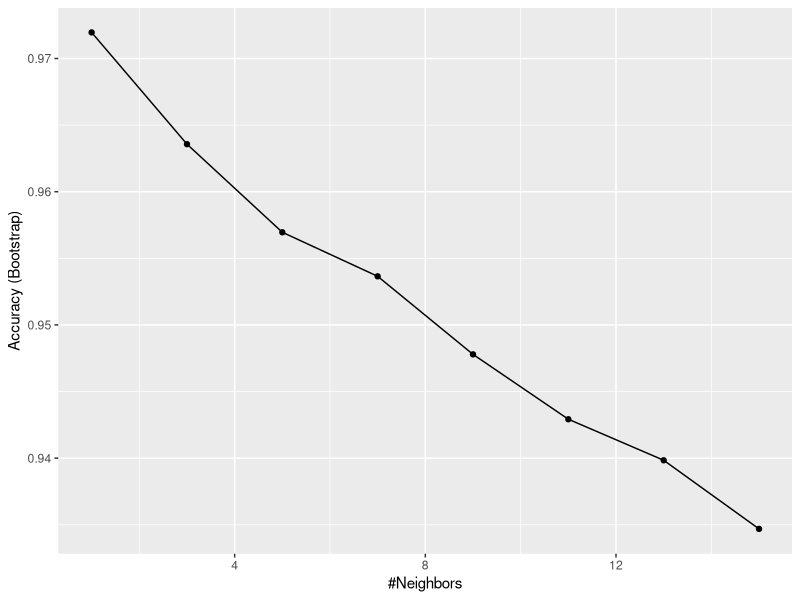
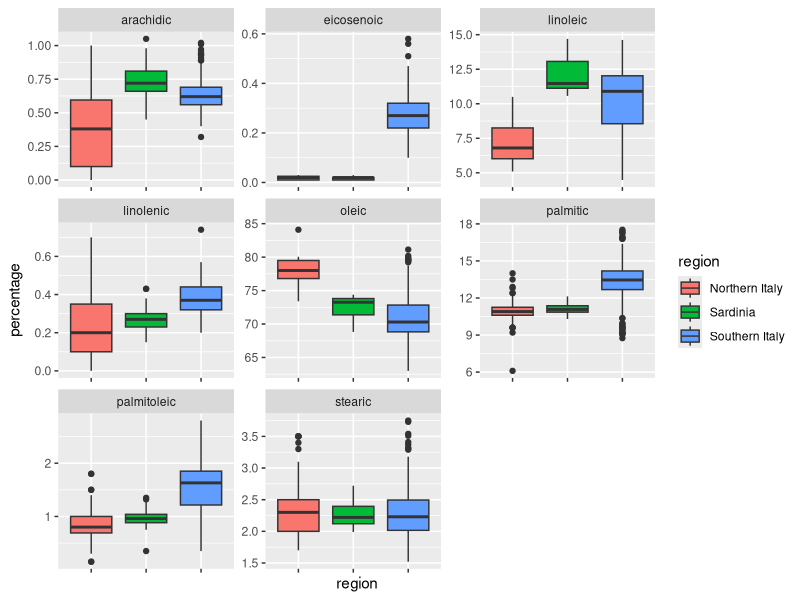
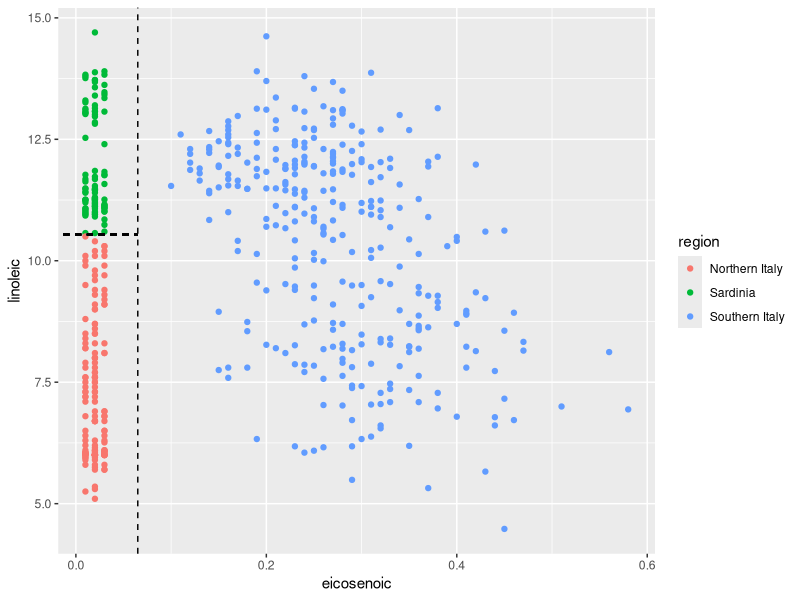
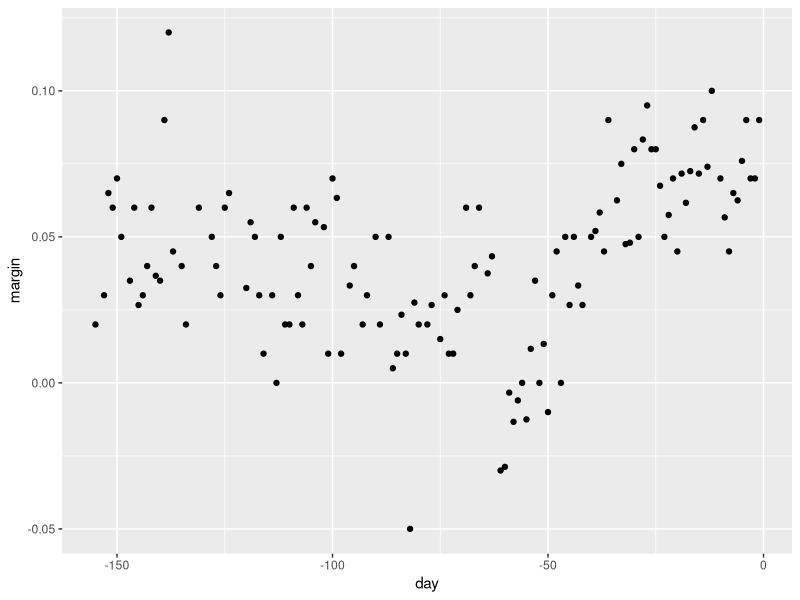
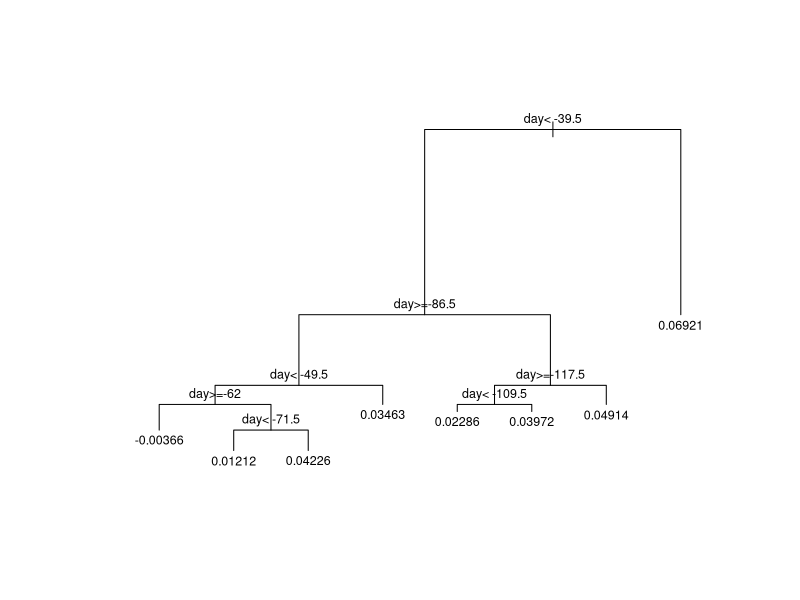
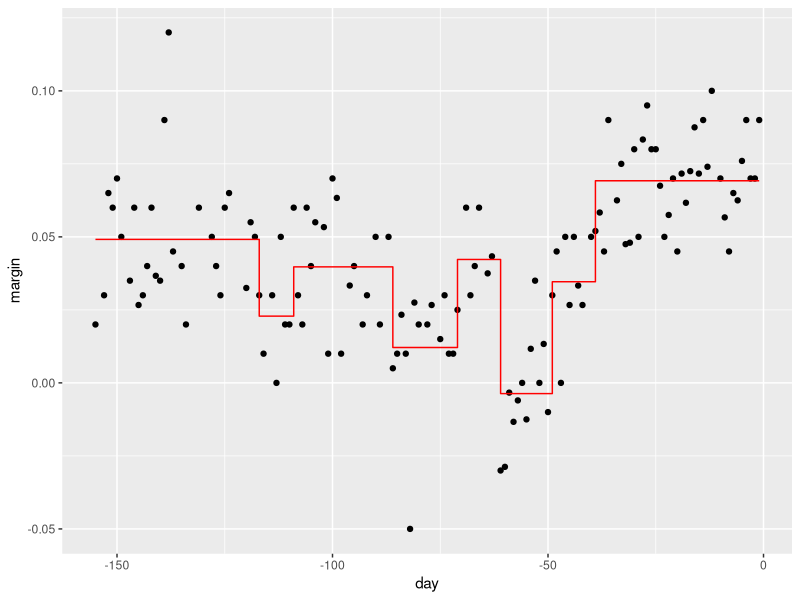
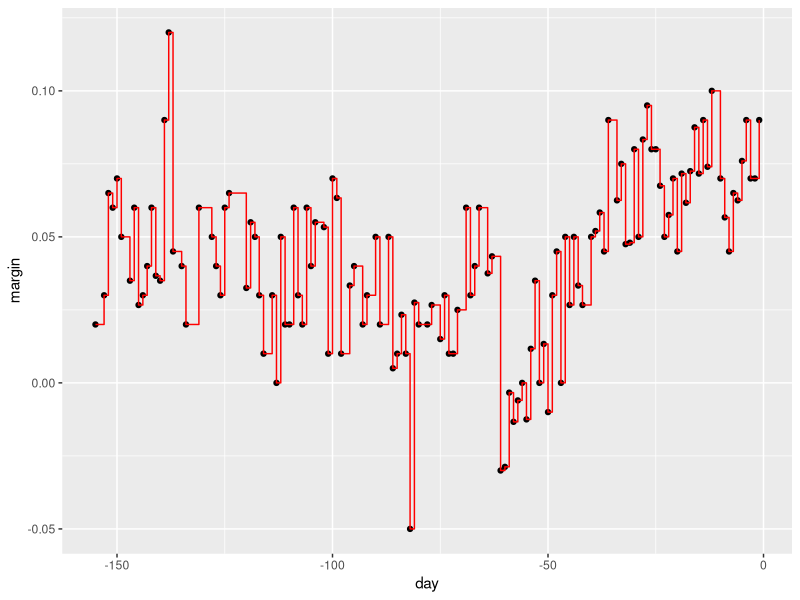
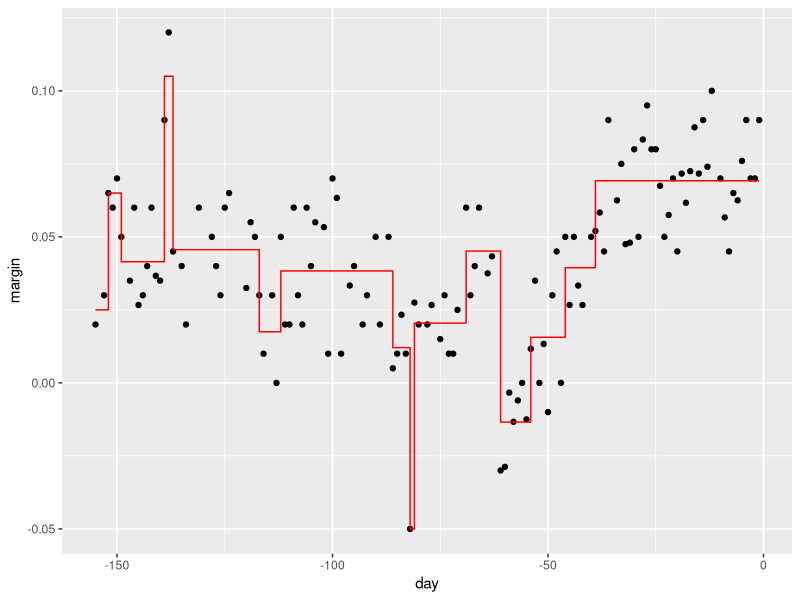

These figures' R source, in order:
#S05_C27_Arboles_Clasificacion_Regresion_CART
#Arboles de Clasificación y Regresión

library(tidyverse)
library(dslabs)
library(caret)

#Para motivar este tema, utilizaremos un nuevo conjunto de datos que incluye el desglose de la composición de la aceituna en ocho ácidos grasos.

#Puede obtener los datos de esta manera.

data("olive")
head(olive)

#Con fines ilustrativos, intentaremos predecir la región utilizando los valores de composición de ácidos grasos como predictores.

table(olive$region)

#Es el norte de Italia, Cerdeña o el sur de Italia.

#Eliminaremos la columna de área porque no la usamos como predictor.

olive <- select(olive, -area)

#Veamos muy rápidamente cómo lo hacemos usando k-vecinos más cercanos (k-nn).

#Usamos el paquete caret para adaptarnos al modelo, y obtenemos una precisión de aproximadamente 0,97, bastante buena.

fit <- train(region ~ . , method = "knn", 
             tuneGrid = data.frame(k = seq(1,15,2)), 
             data = olive)

ggplot(fit)


#Sin embargo, un poco de exploración de datos revela que deberíamos poder hacerlo aún mejor.

#Por ejemplo, si observamos la distribución de cada predictor estratificado por región, vemos que uno de los ácidos grasos solo está presente en el sur de Italia, y luego otro separa el norte de Italia de Cerdeña.

olive %>% gather(fatty_acid, percentage, -region) %>%
  ggplot(aes(region, percentage, fill = region)) +
  geom_boxplot() +
  facet_wrap(~fatty_acid, scales = "free") +
  theme(axis.text.x = element_blank())


#Esto implica que deberíamos ser capaces de construir un algoritmo que prediga perfectamente.

#Podemos ver esto claramente al trazar los valores de estos dos ácidos grasos.

# plot values for eicosenoic and linoleic

p <- olive %>% 
  ggplot(aes(eicosenoic, linoleic, color = region)) + 
  geom_point()
p + geom_vline(xintercept = 0.065, lty = 2) + 
  geom_segment(x = -0.2, y = 10.54, xend = 0.065, yend = 10.54, color = "black", lty = 2)


#Podemos, a simple vista, construir una regla de predicción de las particiones del espacio predictor como este.

#Específicamente, definimos la siguiente regla de decisión.

#Si el primer predictor es mayor que 0.065, B, pronostique el sur de Italia.

#Si no, entonces mira el segundo predictor.

#Y si es mayor que 10.535, pronostique Cerdeña y el norte de Italia de lo contrario.

#Podemos dibujar esto como un árbol de decisión como este.

#Los árboles de decisión como este a menudo se usan en la práctica.

#Por ejemplo, para decidir si una persona en riesgo de sufrir un ataque cardíaco, un médico usará un árbol de decisión como este.

#La idea general es definir un algoritmo que use datos para crear árboles como los que acabamos de mostrar.

#Los árboles de regresión y decisión operan al predecir una variable de resultado y al dividir el espacio del predictor.

#Cuando el resultado es continuo, llamamos a este tipo de algoritmos árboles de regresión.

#Usaremos un caso continuo, los datos de la encuesta de 2008 presentados anteriormente, para describir la idea básica de cómo construimos estos algoritmos.

#Intentaremos estimar la expectativa condicional: la llamaremos f de x, el valor esperado de y dado x con y, el margen de la encuesta yx, el día.

#Aquí hay un gráfico de los datos.

data("polls_2008")
qplot(day, margin, data = polls_2008)


#La idea general aquí es construir un árbol de decisión.

#Y al final de cada nodo, tendremos una predicción diferente Y hat.

#Así es como lo hacemos.

#Primero dividimos el espacio en j regiones no superpuestas, R1, R2, hasta Rj.

#Para cada observación que sigue dentro de una región, digamos, región Rj, predecimos el Y hat con el promedio de todas las observaciones de entrenamiento en esa región.

#Pero, ¿cómo decidimos las particiones R1, R2, etc.?
  
#¿Y cómo decidimos cuántos?
  
#Los árboles de regresión crean particiones recursivamente.

#Pero ¿qué significa esto?
  
#OK, supongamos que ya tenemos una partición.

#Luego tenemos que decidir qué predictor j usar para hacer la siguiente partición y dónde hacerlo dentro de ese predictor.

#Supongamos que ya tenemos una partición para que cada observación esté exactamente en una de estas particiones.

#Para cada una de estas particiones, dividiremos más usando el siguiente algoritmo.

#Primero necesitamos encontrar un predictor j y un valor s que definan dos nuevas particiones.

#Llamémoslos R1 y R2.

#Estas dos particiones dividirán nuestras observaciones en los siguientes dos conjuntos.

#Luego, en cada uno de estos dos conjuntos, definiremos un promedio y los utilizaremos como nuestras predicciones.

#Los promedios serán los promedios de las observaciones en cada una de las dos particiones.

#Entonces podríamos hacer esto por muchos Js y Ss.

#Entonces, ¿cómo los elegimos?
  
#Escogemos la combinación que minimiza la suma residual de cuadrados definida por esta fórmula.

#Esto se aplica recursivamente.

#Seguimos encontrando nuevas regiones para dividir en dos.

#Una vez que hayamos terminado de dividir el espacio del predictor en regiones, en cada región, se realiza una predicción utilizando las observaciones en esa región.

#Básicamente calculas un promedio.

#Echemos un vistazo a lo que hace este algoritmo en los datos de la encuesta de elecciones presidenciales de 2008.

#Usaremos la función rpart en el paquete rpart.

#Simplemente escribimos esto.

library(rpart)

fit <- rpart(margin ~ ., data = polls_2008)

#Aquí solo hay un predictor.

#Por lo tanto, no tenemos que decidir por qué predictor j dividir.

#Simplemente tenemos que decidir qué valores utilizamos para dividir.

#Podemos ver visualmente dónde se hicieron las divisiones utilizando este fragmento de código.

plot(fit, margin = 0.1)
text(fit, cex = 0.75)

#Aquí hay un árbol.

#La primera división se realiza el día 39.5.

#Entonces, una de esas dos regiones se divide en el día 86.5.

#Las dos nuevas particiones resultantes se dividen el día 49.5 y 117.5 respectivamente, y así sucesivamente.

#Terminamos con ocho particiones.

#La estimación final de f de x se ve así.

polls_2008 %>% 
  mutate(y_hat = predict(fit)) %>% 
  ggplot() +
  geom_point(aes(day, margin)) +
  geom_step(aes(day, y_hat), col="red")

#Ahora, ¿por qué el algoritmo dejó de particionar a las ocho?
  
#Hay algunos detalles del algoritmo que no explicamos.

#Vamos a explicarlos ahora.

#Tenga en cuenta que cada vez que dividimos y definimos dos nuevas particiones, nuestro conjunto de entrenamiento disminuye la suma residual de cuadrados.

#Esto se debe a que con más particiones, nuestro modelo tiene más flexibilidad para adaptarse a los datos de entrenamiento.

#De hecho, si divide hasta que cada punto sea su propia partición, la suma residual de los cuadrados se reduce a cero, ya que el promedio de un valor es el mismo valor.

#Para evitar este sobreentrenamiento, el algoritmo establece un mínimo de cuánto debe mejorar la suma residual de cuadrados para que se agregue otra partición.

#Este parámetro se conoce como parámetro de complejidad o CP.

#La suma residual de cuadrados debe mejorar por un factor de CP la nueva partición que se agregará.

#Otro aspecto del algoritmo que no describimos es que establece un número mínimo de observaciones para ser particionadas.

#En el paquete rpart, esa función rpart tiene un argumento llamado minsplit que le permite definir esto.

#El valor predeterminado es 20.

#El algoritmo también establece un mínimo en el número de observaciones en cada partición.

#En la función rpart, este argumento se llama minbucket.

#Entonces, si la división óptima resulta en una partición con menos observación que este mínimo, no se considera.

#El valor predeterminado para este parámetro es minplit dividido por 3 redondeado al entero más cercano.

#Bien, veamos qué sucede si establecemos CP en 0 y minsplit en 2.

#¿Qué pasará entonces?
  
#Bueno, nuestra predicción son nuestros datos originales porque el árbol seguirá dividiéndose y dividiéndose hasta que el RSS se minimice a cero.

#Aquí están los datos con el ajuste resultante.

fit <- rpart(margin ~ ., data = polls_2008, control = rpart.control(cp = 0, minsplit = 2))

polls_2008 %>% 
  mutate(y_hat = predict(fit)) %>% 
  ggplot() +
  geom_point(aes(day, margin)) +
  geom_step(aes(day, y_hat), col="red")

#Ahora, tenga en cuenta que en esta metodología, también podemos podar árboles cortando particiones que no cumplen con un criterio de CP.

#Entonces podemos cultivar un árbol muy, muy grande y luego podar las ramas para hacer un árbol más pequeño.

#Usamos la funcion prune() que significa podar.

#Aquí hay un código de cómo hacer esto.

pruned_fit <- prune(fit, cp = 0.01)


polls_2008 %>% 
  mutate(y_hat = predict(pruned_fit)) %>% 
  ggplot() +
  geom_point(aes(day, margin)) +
  geom_step(aes(day, y_hat), col="red")

#Con el código que acabamos de escribir, aquí está la estimación resultante.

#OK, ¿pero ahora es el valor predeterminado de CP el mejor?
  
#¿Cómo elegimos CP?
  
#Bueno, podemos usar validación cruzada, al igual que con cualquier otro parámetro de ajuste.

#Podemos usar la función train() del paquete caret, por ejemplo.

#Podemos escribir este código, luego trazar el resultado y elegir el mejor CP.

train_rpart <- train(margin ~ . , 
                     method = "rpart", 
                     tuneGrid = data.frame(cp = seq(0,0.05,len = 25)), 
                     data = polls_2008)

ggplot(train_rpart) 

#Para ver el árbol resultante que minimiza el error cuadrático medio, podemos acceder a él a través del modelo final del componente.

#Si lo trazamos, podemos ver el árbol.

#Aquí está.

#Y debido a que solo tenemos un predictor, en realidad podemos trazar una f de x.


polls_2008 %>% 
  mutate(y_hat = predict(train_rpart)) %>% 
  ggplot() +
  geom_point(aes(day, margin)) +
  geom_step(aes(day, y_hat), col="red")

#Aquí está.

#Puedes ver que el ajuste se ve razonable.
